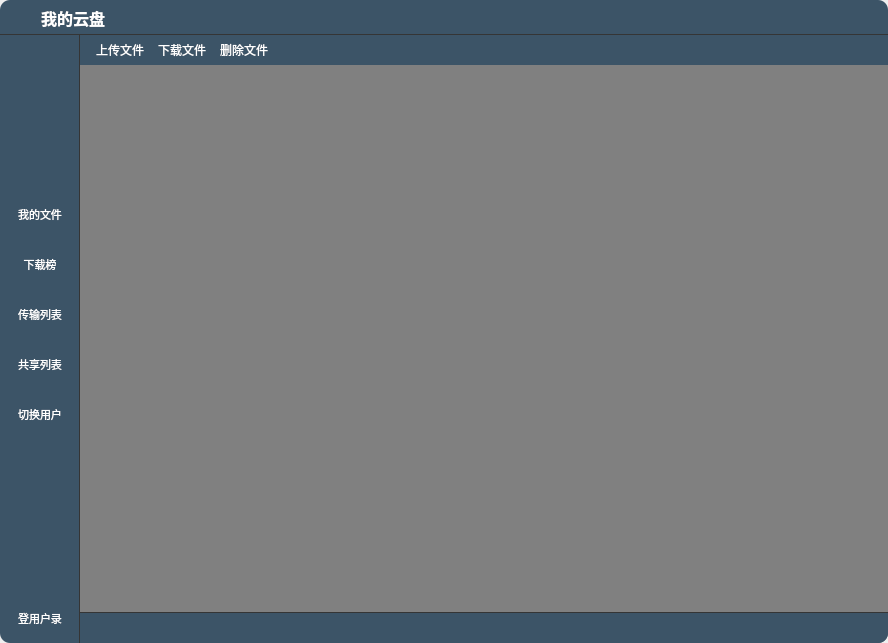
<?xml version="1.0" encoding="UTF-8"?>
<ui version="4.0">
 <class>MainWidget</class>
 <widget class="QWidget" name="MainWidget">
  <property name="geometry">
   <rect>
    <x>0</x>
    <y>0</y>
    <width>888</width>
    <height>643</height>
   </rect>
  </property>
  <property name="windowTitle">
   <string>MainWidget</string>
  </property>
  <property name="styleSheet">
   <string notr="true">QWidget#MainWidget
{
	border-radius: 10px;
}</string>
  </property>
  <layout class="QVBoxLayout" name="verticalLayout_2">
   <property name="spacing">
    <number>0</number>
   </property>
   <property name="leftMargin">
    <number>0</number>
   </property>
   <property name="topMargin">
    <number>0</number>
   </property>
   <property name="rightMargin">
    <number>0</number>
   </property>
   <property name="bottomMargin">
    <number>0</number>
   </property>
   <item>
    <widget class="QWidget" name="widget" native="true">
     <property name="minimumSize">
      <size>
       <width>0</width>
       <height>35</height>
      </size>
     </property>
     <property name="maximumSize">
      <size>
       <width>16777215</width>
       <height>35</height>
      </size>
     </property>
     <property name="styleSheet">
      <string notr="true">QWidget
{
	border-bottom-style: solid;
	border-bottom-width: 1px;
	border-bottom-color: rgb(53, 53, 53);
}
QWidget#widget
{
	border-top-right-radius: 10px;
	border-top-left-radius: 10px;
	background-color: rgb(60, 84, 103);
}
</string>
     </property>
     <layout class="QHBoxLayout" name="horizontalLayout">
      <property name="leftMargin">
       <number>10</number>
      </property>
      <property name="topMargin">
       <number>0</number>
      </property>
      <property name="rightMargin">
       <number>5</number>
      </property>
      <property name="bottomMargin">
       <number>0</number>
      </property>
      <item>
       <widget class="QLabel" name="label_4">
        <property name="minimumSize">
         <size>
          <width>25</width>
          <height>25</height>
         </size>
        </property>
        <property name="maximumSize">
         <size>
          <width>25</width>
          <height>25</height>
         </size>
        </property>
        <property name="text">
         <string/>
        </property>
        <property name="pixmap">
         <pixmap resource="res.qrc">:/img/cloud.png</pixmap>
        </property>
        <property name="scaledContents">
         <bool>true</bool>
        </property>
       </widget>
      </item>
      <item>
       <widget class="QLabel" name="label_3">
        <property name="font">
         <font>
          <pointsize>12</pointsize>
          <bold>true</bold>
         </font>
        </property>
        <property name="styleSheet">
         <string notr="true">color: white;</string>
        </property>
        <property name="text">
         <string>我的云盘</string>
        </property>
        <property name="alignment">
         <set>Qt::AlignCenter</set>
        </property>
       </widget>
      </item>
      <item>
       <spacer name="horizontalSpacer_2">
        <property name="orientation">
         <enum>Qt::Horizontal</enum>
        </property>
        <property name="sizeHint" stdset="0">
         <size>
          <width>40</width>
          <height>20</height>
         </size>
        </property>
       </spacer>
      </item>
      <item>
       <widget class="QToolButton" name="tBtnMin">
        <property name="minimumSize">
         <size>
          <width>30</width>
          <height>30</height>
         </size>
        </property>
        <property name="maximumSize">
         <size>
          <width>30</width>
          <height>30</height>
         </size>
        </property>
        <property name="styleSheet">
         <string notr="true">QToolButton:hover 
{
	background-color: rgb(100, 100, 100);
}</string>
        </property>
        <property name="text">
         <string/>
        </property>
        <property name="icon">
         <iconset resource="res.qrc">
          <normaloff>:/img/minus (2).png</normaloff>:/img/minus (2).png</iconset>
        </property>
        <property name="autoRaise">
         <bool>true</bool>
        </property>
       </widget>
      </item>
      <item>
       <widget class="QToolButton" name="tBtnMax">
        <property name="minimumSize">
         <size>
          <width>30</width>
          <height>30</height>
         </size>
        </property>
        <property name="maximumSize">
         <size>
          <width>30</width>
          <height>30</height>
         </size>
        </property>
        <property name="styleSheet">
         <string notr="true">QToolButton:hover 
{
	background-color: rgb(100, 100, 100);
}</string>
        </property>
        <property name="text">
         <string/>
        </property>
        <property name="icon">
         <iconset resource="res.qrc">
          <normaloff>:/img/fullscreen.png</normaloff>:/img/fullscreen.png</iconset>
        </property>
        <property name="autoRaise">
         <bool>true</bool>
        </property>
       </widget>
      </item>
      <item>
       <widget class="QToolButton" name="tBtnClose">
        <property name="minimumSize">
         <size>
          <width>30</width>
          <height>30</height>
         </size>
        </property>
        <property name="maximumSize">
         <size>
          <width>30</width>
          <height>30</height>
         </size>
        </property>
        <property name="styleSheet">
         <string notr="true">QToolButton:hover
{
	background-color: red;
}</string>
        </property>
        <property name="text">
         <string/>
        </property>
        <property name="icon">
         <iconset resource="res.qrc">
          <normaloff>:/img/close.png</normaloff>:/img/close.png</iconset>
        </property>
        <property name="autoRaise">
         <bool>true</bool>
        </property>
       </widget>
      </item>
     </layout>
    </widget>
   </item>
   <item>
    <layout class="QHBoxLayout" name="horizontalLayout_2">
     <property name="spacing">
      <number>0</number>
     </property>
     <item>
      <widget class="QWidget" name="WidgetLeft" native="true">
       <property name="minimumSize">
        <size>
         <width>80</width>
         <height>0</height>
        </size>
       </property>
       <property name="maximumSize">
        <size>
         <width>80</width>
         <height>16777215</height>
        </size>
       </property>
       <property name="styleSheet">
        <string notr="true">QWidget#WidgetLeft
{
	background-color: rgb(0, 49, 71);
	background-color: rgb(60, 84, 103);
	border-bottom-left-radius:10px;
	border-right-color: rgb(53, 53, 53);
	border-right-style: solid;
	border-right-width: 1px;
}

QToolButton:hover 
{
	background-color: rgb(100,100,100);
	border-radius: 3px;
	color: rgb(0, 52, 76);
}</string>
       </property>
       <layout class="QVBoxLayout" name="verticalLayout_4">
        <property name="spacing">
         <number>10</number>
        </property>
        <property name="leftMargin">
         <number>0</number>
        </property>
        <property name="topMargin">
         <number>5</number>
        </property>
        <property name="rightMargin">
         <number>0</number>
        </property>
        <property name="bottomMargin">
         <number>5</number>
        </property>
        <item>
         <spacer name="verticalSpacer_2">
          <property name="orientation">
           <enum>Qt::Vertical</enum>
          </property>
          <property name="sizeHint" stdset="0">
           <size>
            <width>20</width>
            <height>40</height>
           </size>
          </property>
         </spacer>
        </item>
        <item>
         <widget class="QToolButton" name="tBtnMyfile">
          <property name="minimumSize">
           <size>
            <width>80</width>
            <height>40</height>
           </size>
          </property>
          <property name="font">
           <font>
            <pointsize>8</pointsize>
           </font>
          </property>
          <property name="styleSheet">
           <string notr="true">color: white;
border-radius: 3px;</string>
          </property>
          <property name="text">
           <string>我的文件</string>
          </property>
          <property name="icon">
           <iconset resource="res.qrc">
            <normaloff>:/img/file.png</normaloff>:/img/file.png</iconset>
          </property>
          <property name="iconSize">
           <size>
            <width>22</width>
            <height>22</height>
           </size>
          </property>
          <property name="toolButtonStyle">
           <enum>Qt::ToolButtonTextUnderIcon</enum>
          </property>
          <property name="autoRaise">
           <bool>true</bool>
          </property>
         </widget>
        </item>
        <item>
         <widget class="QToolButton" name="tBtnDownRank">
          <property name="minimumSize">
           <size>
            <width>80</width>
            <height>40</height>
           </size>
          </property>
          <property name="font">
           <font>
            <pointsize>8</pointsize>
           </font>
          </property>
          <property name="styleSheet">
           <string notr="true">color: white;</string>
          </property>
          <property name="text">
           <string>下载榜</string>
          </property>
          <property name="icon">
           <iconset resource="res.qrc">
            <normaloff>:/img/signal.png</normaloff>:/img/signal.png</iconset>
          </property>
          <property name="iconSize">
           <size>
            <width>22</width>
            <height>22</height>
           </size>
          </property>
          <property name="toolButtonStyle">
           <enum>Qt::ToolButtonTextUnderIcon</enum>
          </property>
          <property name="autoRaise">
           <bool>true</bool>
          </property>
         </widget>
        </item>
        <item>
         <widget class="QToolButton" name="tBtnDownList">
          <property name="minimumSize">
           <size>
            <width>80</width>
            <height>40</height>
           </size>
          </property>
          <property name="font">
           <font>
            <pointsize>8</pointsize>
           </font>
          </property>
          <property name="styleSheet">
           <string notr="true">color: white;</string>
          </property>
          <property name="text">
           <string>传输列表</string>
          </property>
          <property name="icon">
           <iconset resource="res.qrc">
            <normaloff>:/img/download.png</normaloff>:/img/download.png</iconset>
          </property>
          <property name="iconSize">
           <size>
            <width>22</width>
            <height>22</height>
           </size>
          </property>
          <property name="toolButtonStyle">
           <enum>Qt::ToolButtonTextUnderIcon</enum>
          </property>
          <property name="autoRaise">
           <bool>true</bool>
          </property>
         </widget>
        </item>
        <item>
         <widget class="QToolButton" name="tBtnShareList">
          <property name="minimumSize">
           <size>
            <width>80</width>
            <height>40</height>
           </size>
          </property>
          <property name="font">
           <font>
            <pointsize>8</pointsize>
           </font>
          </property>
          <property name="styleSheet">
           <string notr="true">color: white;</string>
          </property>
          <property name="text">
           <string>共享列表</string>
          </property>
          <property name="icon">
           <iconset resource="res.qrc">
            <normaloff>:/img/share.png</normaloff>:/img/share.png</iconset>
          </property>
          <property name="iconSize">
           <size>
            <width>22</width>
            <height>22</height>
           </size>
          </property>
          <property name="toolButtonStyle">
           <enum>Qt::ToolButtonTextUnderIcon</enum>
          </property>
          <property name="autoRaise">
           <bool>true</bool>
          </property>
         </widget>
        </item>
        <item>
         <widget class="QToolButton" name="tBtnUserSwitch">
          <property name="minimumSize">
           <size>
            <width>80</width>
            <height>40</height>
           </size>
          </property>
          <property name="font">
           <font>
            <pointsize>8</pointsize>
           </font>
          </property>
          <property name="styleSheet">
           <string notr="true">color: white;</string>
          </property>
          <property name="text">
           <string>切换用户</string>
          </property>
          <property name="icon">
           <iconset resource="res.qrc">
            <normaloff>:/img/group.png</normaloff>:/img/group.png</iconset>
          </property>
          <property name="iconSize">
           <size>
            <width>25</width>
            <height>25</height>
           </size>
          </property>
          <property name="toolButtonStyle">
           <enum>Qt::ToolButtonTextUnderIcon</enum>
          </property>
          <property name="autoRaise">
           <bool>true</bool>
          </property>
         </widget>
        </item>
        <item>
         <spacer name="verticalSpacer">
          <property name="orientation">
           <enum>Qt::Vertical</enum>
          </property>
          <property name="sizeHint" stdset="0">
           <size>
            <width>20</width>
            <height>40</height>
           </size>
          </property>
         </spacer>
        </item>
        <item>
         <widget class="QToolButton" name="tBtnUserLogin">
          <property name="minimumSize">
           <size>
            <width>80</width>
            <height>40</height>
           </size>
          </property>
          <property name="font">
           <font>
            <pointsize>8</pointsize>
           </font>
          </property>
          <property name="styleSheet">
           <string notr="true">color: white;</string>
          </property>
          <property name="text">
           <string>登用户录</string>
          </property>
          <property name="icon">
           <iconset resource="res.qrc">
            <normaloff>:/img/person.png</normaloff>:/img/person.png</iconset>
          </property>
          <property name="iconSize">
           <size>
            <width>22</width>
            <height>22</height>
           </size>
          </property>
          <property name="toolButtonStyle">
           <enum>Qt::ToolButtonTextUnderIcon</enum>
          </property>
          <property name="autoRaise">
           <bool>true</bool>
          </property>
         </widget>
        </item>
       </layout>
      </widget>
     </item>
     <item>
      <widget class="QWidget" name="widgeteRight" native="true">
       <property name="styleSheet">
        <string notr="true">QWidget 
{
	background-color: rgb(60, 84, 103);
}
QWidget#widgeteRight
{
	border-bottom-right-radius:10px;
	border-top-right-radius:10px;
}</string>
       </property>
       <layout class="QVBoxLayout" name="verticalLayout_7">
        <property name="spacing">
         <number>0</number>
        </property>
        <property name="leftMargin">
         <number>0</number>
        </property>
        <property name="topMargin">
         <number>0</number>
        </property>
        <property name="rightMargin">
         <number>0</number>
        </property>
        <property name="bottomMargin">
         <number>0</number>
        </property>
        <item>
         <widget class="QWidget" name="widgetPlayCtl" native="true">
          <property name="maximumSize">
           <size>
            <width>16777215</width>
            <height>35</height>
           </size>
          </property>
          <property name="styleSheet">
           <string notr="true">QToolButton:hover 
{
	background-color: rgb(100, 100, 100);
	border-top-color: rgb(53, 53, 53);
	border-top-style: solid;
	border-top-width: 1px;
}</string>
          </property>
          <layout class="QHBoxLayout" name="horizontalLayout_6">
           <property name="spacing">
            <number>0</number>
           </property>
           <property name="leftMargin">
            <number>9</number>
           </property>
           <property name="topMargin">
            <number>0</number>
           </property>
           <property name="rightMargin">
            <number>9</number>
           </property>
           <property name="bottomMargin">
            <number>0</number>
           </property>
           <item>
            <layout class="QHBoxLayout" name="horizontalLayout_3">
             <item>
              <widget class="QToolButton" name="tBtnUpload">
               <property name="minimumSize">
                <size>
                 <width>30</width>
                 <height>30</height>
                </size>
               </property>
               <property name="styleSheet">
                <string notr="true">color: white;</string>
               </property>
               <property name="text">
                <string>上传文件</string>
               </property>
               <property name="icon">
                <iconset resource="res.qrc">
                 <normaloff>:/img/upload.png</normaloff>:/img/upload.png</iconset>
               </property>
               <property name="iconSize">
                <size>
                 <width>20</width>
                 <height>20</height>
                </size>
               </property>
               <property name="toolButtonStyle">
                <enum>Qt::ToolButtonTextBesideIcon</enum>
               </property>
               <property name="autoRaise">
                <bool>true</bool>
               </property>
              </widget>
             </item>
             <item>
              <widget class="QToolButton" name="tBtnDownload">
               <property name="minimumSize">
                <size>
                 <width>30</width>
                 <height>30</height>
                </size>
               </property>
               <property name="styleSheet">
                <string notr="true">color: white;</string>
               </property>
               <property name="text">
                <string>下载文件</string>
               </property>
               <property name="icon">
                <iconset resource="res.qrc">
                 <normaloff>:/img/download.png</normaloff>:/img/download.png</iconset>
               </property>
               <property name="iconSize">
                <size>
                 <width>20</width>
                 <height>20</height>
                </size>
               </property>
               <property name="toolButtonStyle">
                <enum>Qt::ToolButtonTextBesideIcon</enum>
               </property>
               <property name="autoRaise">
                <bool>true</bool>
               </property>
              </widget>
             </item>
             <item>
              <widget class="QToolButton" name="tBtnDelete">
               <property name="minimumSize">
                <size>
                 <width>30</width>
                 <height>30</height>
                </size>
               </property>
               <property name="styleSheet">
                <string notr="true">color: white;</string>
               </property>
               <property name="text">
                <string>删除文件</string>
               </property>
               <property name="icon">
                <iconset resource="res.qrc">
                 <normaloff>:/img/trash (1).png</normaloff>:/img/trash (1).png</iconset>
               </property>
               <property name="iconSize">
                <size>
                 <width>20</width>
                 <height>20</height>
                </size>
               </property>
               <property name="toolButtonStyle">
                <enum>Qt::ToolButtonTextBesideIcon</enum>
               </property>
               <property name="autoRaise">
                <bool>true</bool>
               </property>
              </widget>
             </item>
             <item>
              <spacer name="horizontalSpacer_3">
               <property name="orientation">
                <enum>Qt::Horizontal</enum>
               </property>
               <property name="sizeHint" stdset="0">
                <size>
                 <width>118</width>
                 <height>20</height>
                </size>
               </property>
              </spacer>
             </item>
            </layout>
           </item>
          </layout>
         </widget>
        </item>
        <item>
         <widget class="QWidget" name="widgetPlayWin" native="true">
          <property name="styleSheet">
           <string notr="true">border-bottom-color: rgb(53, 53, 53);
border-bottom-style: solid;
border-bottom-width: 1px;</string>
          </property>
          <layout class="QVBoxLayout" name="verticalLayout">
           <property name="spacing">
            <number>0</number>
           </property>
           <property name="leftMargin">
            <number>0</number>
           </property>
           <property name="topMargin">
            <number>0</number>
           </property>
           <property name="rightMargin">
            <number>0</number>
           </property>
           <property name="bottomMargin">
            <number>0</number>
           </property>
           <item>
            <widget class="QStackedWidget" name="stackedWidget">
             <property name="styleSheet">
              <string notr="true">background-color: gray;</string>
             </property>
             <property name="currentIndex">
              <number>3</number>
             </property>
             <widget class="QWidget" name="download_page"/>
             <widget class="QWidget" name="myFile_page"/>
             <widget class="QWidget" name="share_page"/>
             <widget class="QWidget" name="transform_page"/>
            </widget>
           </item>
          </layout>
         </widget>
        </item>
        <item>
         <widget class="QWidget" name="widgetPlayProgress" native="true">
          <property name="maximumSize">
           <size>
            <width>16777215</width>
            <height>35</height>
           </size>
          </property>
          <property name="styleSheet">
           <string notr="true">QWidget#widgetPlayProgress
{
	border-bottom-right-radius:10px;
}</string>
          </property>
          <layout class="QHBoxLayout" name="horizontalLayout_4" stretch="1,3,0">
           <property name="leftMargin">
            <number>10</number>
           </property>
           <property name="topMargin">
            <number>0</number>
           </property>
           <property name="rightMargin">
            <number>0</number>
           </property>
           <property name="bottomMargin">
            <number>0</number>
           </property>
           <item>
            <widget class="QLabel" name="labelMusicName">
             <property name="minimumSize">
              <size>
               <width>200</width>
               <height>30</height>
              </size>
             </property>
             <property name="maximumSize">
              <size>
               <width>200</width>
               <height>16777215</height>
              </size>
             </property>
             <property name="styleSheet">
              <string notr="true">font-size: 12pt;
font-weight: bold;
color:red;</string>
             </property>
             <property name="text">
              <string/>
             </property>
            </widget>
           </item>
           <item>
            <widget class="QWidget" name="widget_4" native="true"/>
           </item>
           <item>
            <widget class="QLabel" name="labelElapsedTime">
             <property name="minimumSize">
              <size>
               <width>200</width>
               <height>30</height>
              </size>
             </property>
             <property name="maximumSize">
              <size>
               <width>200</width>
               <height>16777215</height>
              </size>
             </property>
             <property name="styleSheet">
              <string notr="true">QLabel 
{
	color:white;
	border-bottom-right-radius: 15px;
}</string>
             </property>
             <property name="text">
              <string/>
             </property>
             <property name="margin">
              <number>10</number>
             </property>
            </widget>
           </item>
          </layout>
         </widget>
        </item>
       </layout>
      </widget>
     </item>
    </layout>
   </item>
  </layout>
 </widget>
 <resources>
  <include location="res.qrc"/>
 </resources>
 <connections/>
</ui>
